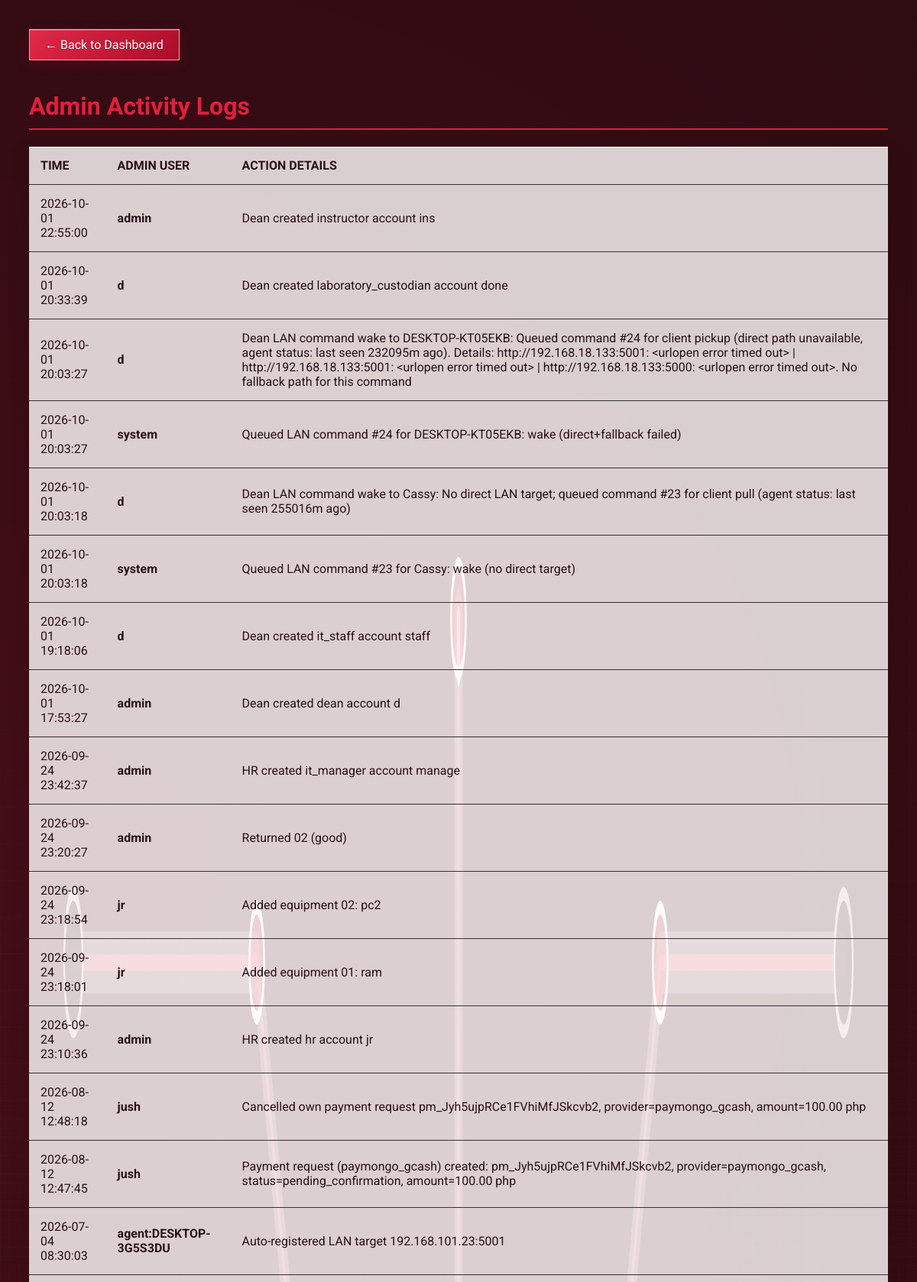
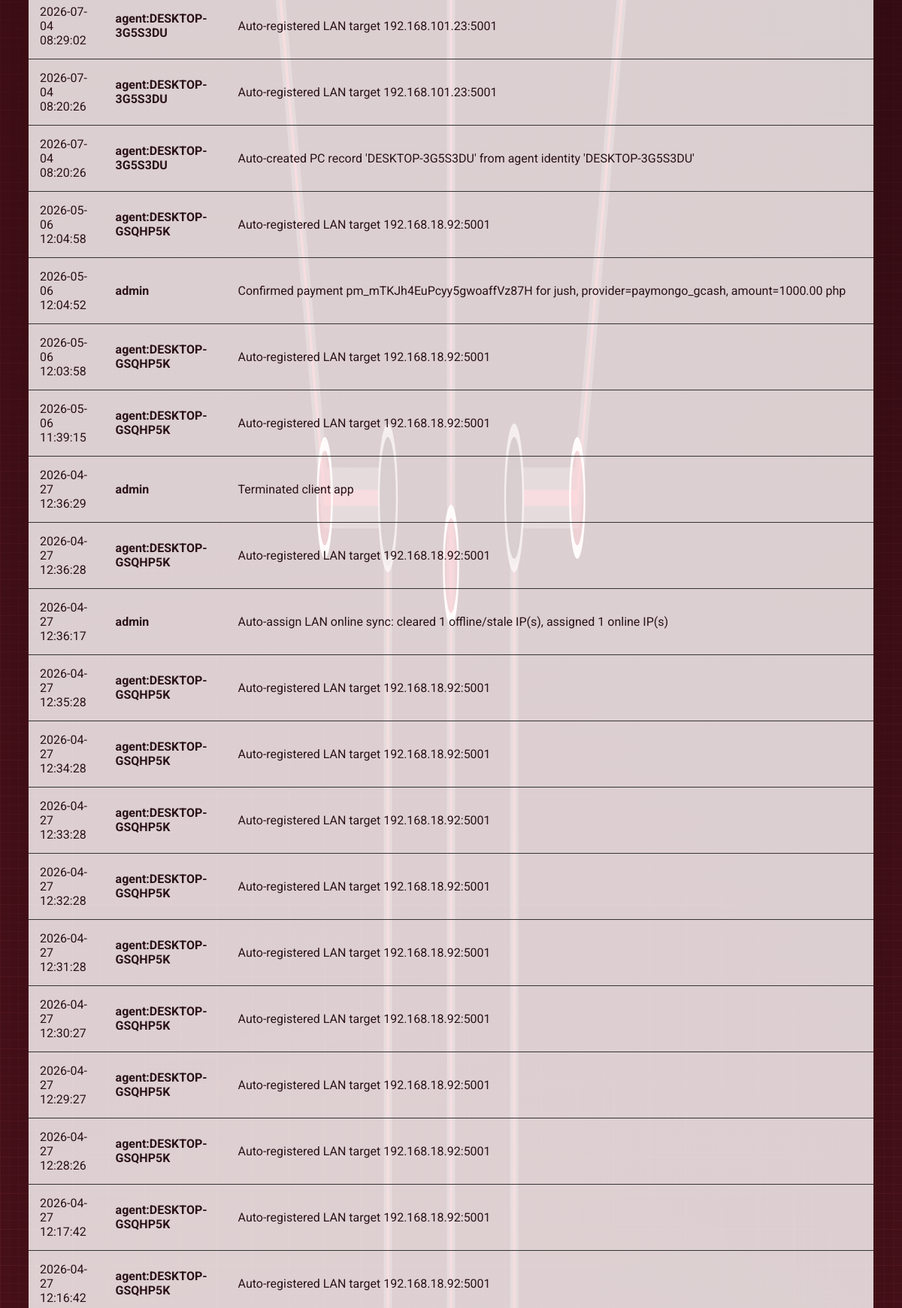
The app's page /logs (signed in, upper part) with its own data (2 pictures, top to bottom).
### app.py (models this page shows)
class AdminLog(db.Model):
    id = db.Column(db.Integer, primary_key=True)
    admin_name = db.Column(db.String(80))
    action = db.Column(db.String(255))
    timestamp = db.Column(db.DateTime, default=datetime.now)

### app.py (the view)
@app.route('/logs')
@login_required
def view_logs():
    if not current_user.is_admin: return redirect(url_for('index'))
    logs = AdminLog.query.order_by(AdminLog.timestamp.desc()).all()
    return render_template('logs.html', logs=logs)

### app.py (called while the page is built, shortened)
@login_manager.user_loader
def load_user(user_id):
    return db.session.get(User, int(user_id))

@app.before_request
def bootstrap_schema():
    if not getattr(app, "_schema_ready", False):
        initialize_database()

@app.before_request
def allow_mobile_api_preflight():
    normalized_path = (request.path or "").rstrip("/")
    if request.method != "OPTIONS":
        return None

@app.after_request
def add_mobile_api_cors_headers(response):
    normalized_path = (request.path or "").rstrip("/")
    if normalized_path == "/api/server-info" or normalized_path == "/api/mobile/pairing" or normalized_path.startswith("/api/mobile/"):
        response.headers.setdefault("Access-Control-Allow-Origin", "*")
        response.headers.setdefault("Access-Control-Allow-Headers", "Content-Type, Accept, X-Requested-With")
        response.headers.setdefault("Access-Control-Allow-Methods", "GET, POST, OPTIONS")
    return response

@app.after_request
def apply_equipment_dashboard_theme(response):
    themed_paths = {"/equipment", "/management", "/borrower", "/dean/pcs"}
    if request.path not in themed_paths or "text/html" not in response.content_type:
        return response

def start_periodic_billing():
    global _billing_thread_started
    if _billing_thread_started or BILLING_DISABLED:
        return

@app.before_request
def ensure_billing_started():
    start_periodic_billing()

    @property
    def is_active(self):
        return self.is_active_staff

### templates/logs.html (shortened to what this page needs)
<!DOCTYPE html>
<html lang="en">
<head>
{% include '_dashboard_container_theme.html' %}</head>
<body>
    {% include '_animated_background.html' %}
    <a href="/" class="back-btn">← Back to Dashboard</a>
    <h1>Admin Activity Logs</h1>
    <table>
        <thead>
            <tr>
                <th>Time</th>
                <th>Admin User</th>
                <th>Action Details</th>
            </tr>
        </thead>
        <tbody>
            {% for log in logs %}
            <tr>
                <td>{{ log.timestamp.strftime('%Y-%m-%d %H:%M:%S') }}</td>
                <td style="font-weight: bold; color: white;">{{ log.admin_name }}</td>
                <td>{{ log.action }}</td>
            </tr>
            {% else %}
            <tr>
                <td colspan="3" style="text-align:center; color:#666;">No logs found.</td>
            </tr>
            {% endfor %}
        </tbody>
    </table>
</body>
</html>

### templates/_animated_background.html (shortened to what this page needs)
<div class="cyber-bg" aria-hidden="true">
    <div class="cyber-grid"></div>
</div>

### templates/logs.html (style rules this page uses)
body { background-color: #0b0c15; color: #e0e6ed; font-family: 'Roboto', sans-serif; padding: 30px; }
h1 { font-family: 'Orbitron', sans-serif; color: #e21f3d; border-bottom: 2px solid #e21f3d; padding-bottom: 10px; }
table { width: 100%; border-collapse: collapse; background: #151922; margin-top: 20px; box-shadow: 0 0 20px rgba(226,31,61, 0.1); }
th, td { padding: 15px; text-align: left; border-bottom: 1px solid #333; }
th { color: #e21f3d; text-transform: uppercase; font-family: 'Orbitron', sans-serif; }
.back-btn { display: inline-block; margin-bottom: 20px; color: #ff0055; text-decoration: none; border: 1px solid #ff0055; padding: 10px 20px; font-family: 'Orbitron', sans-serif; }

### templates/_dashboard_container_theme.html (style rules this page uses)
.card,.panel,.pc,.item,.status,.status-item,.wallet-box,.user-guidance, .pairing-card,.pairing-alt-item,.method-option,.summary,.notice,.error-box, .booking-form,.history-row,.history-main,.admin-pc-panel,.admin-tab-panel, .admin-session-charge,.section,.shell,.stat,.payment-card,.room-table, .login-shell,.login-box,.register-box,.register, table { color: #291218; background: rgba(255, 250, 251, .82) !important; border-color: rgba(255, 255, 255, .86) !important; box-shadow: 0 10px 28px rgba(35, 0, 8, .16), inset 0 1px rgba(255, 255, 255, .82); }
.card :is(h1,h2,h3,h4,p,span,small,label,strong,b,td,th,li,div,summary), .panel :is(h1,h2,h3,h4,p,span,small,label,strong,b,td,th,li,div,summary), .pc :is(h1,h2,h3,h4,p,span,small,label,strong,b,td,th,li,div), .item :is(h1,h2,h3,h4,p,span,small,label,strong,b,td,th,li,div), .status :is(h1,h2,h3,h4,p,span,small,label,strong,b,td,th,li,div), .status-item :is(h1,h2,h3,h4,p,span,small,label,strong,b,td,th,li,div), .wallet-box :is(h1,h2,h3,h4,p,span,small,label,strong,b,td,th,li,div), .user-guidance :is(h1,h2,h3,h4,p,span,small,label,strong,b,td,th,li,div), .pairing-card :is(h1,h2,h3,h4,p,span,small,label,strong,b,td,th,li,div), .pairing-alt-item :is(h1,h2,h3,h4,p,span,small,label,strong,b,td,th,li,div), .method-option :is(h1,h2,h3,h4,p,span,small,label,strong,b,td,th,li,div), .summary :is(h1,h2,h3,h4,p,span,small,label,strong,b,td,th,li,div), .notice :is(h1,h2,h3,h4,p,span,small,label,strong,b,td,th,li,div), .error-box :is(h1,h2,h3,h4,p,span,small,label,strong,b,td,th,li,div), .booking-form :is(h1,h2,h3,h4,p,span,small,label,strong,b,td,th,li,div), .history-row :is(h1,h2,h3,h4,p,span,small,label,strong,b,td,th,li,div), .history-main :is(h1,h2,h3,h4,p,span,small,label,strong,b,td,th,li,div), .admin-pc-panel :is(h1,h2,h3,h4,p,span,small,label,strong,b,td,th,li,div), .admin-tab-panel :is(h1,h2,h3,h4,p,span,small,label,strong,b,td,th,li,div), .admin-session-charge :is(h1,h2,h3,h4,p,span,small,label,strong,b,td,th,li,div), .section :is(h1,h2,h3,h4,p,span,small,label,strong,b,td,th,li,div), .shell :is(h1,h2,h3,h4,p,span,small,label,strong,b,td,th,li,div), .stat :is(h1,h2,h3,h4,p,span,small,label,strong,b,td,th,li,div), .payment-card :is(h1,h2,h3,h4,p,span,small,label,strong,b,td,th,li,div), .login-shell :is(h1,h2,h3,h4,p,span,small,label,strong,b,li,div), .login-box :is(h1,h2,h3,h4,p,span,small,label,strong,b,li,div), .register-box :is(h1,h2,h3,h4,p,span,small,label,strong,b,li,div), .register :is(h1,h2,h3,h4,p,span,small,label,strong,b,li,div), table :is(caption,thead,tbody,tfoot,tr,th,td,span,small,strong,b) { color: #291218 !important; text-shadow: none !important; }
.card p,.panel p,.item,.status-label,.status-value,.history-main, td,th,label,.helper,.fine-print,.subtle,.muted,.sub { color: #57373d; }
button,.btn,.back-btn,.del-btn,.warn,.confirm-btn,input[type=submit], .pondo-btn,.quick-amounts button,.history-cancel { color: #fff !important; background: linear-gradient(135deg,#e32948,#a90d29) !important; border: 1px solid #ff9aaa !important; box-shadow: 0 5px 15px rgba(150,5,30,.28),inset 0 1px rgba(255,255,255,.25); text-shadow: 0 1px rgba(50,0,10,.25); }

### records on screen
AdminLog: timestamp "2026-10-01 22:55:00", admin_name "admin", action "Dean created instructor account ins"
AdminLog: timestamp "2026-10-01 20:33:39", admin_name "d", action "Dean created laboratory_custodian account done"
AdminLog: timestamp "2026-10-01 20:03:27", admin_name "d", action "Dean LAN command wake to DESKTOP-KT05EKB: Queued command #24 for client pickup (direct path unavailable, agent status: last seen 232095m ago). Details: http://192.168.18.133:5001: <urlopen error timed out> | http://192.168.18.133:5001: <urlopen error timed out> | http://192.168.18.133:5000: <urlopen error timed out>. No fallback path for this command"
AdminLog: timestamp "2026-10-01 20:03:27", admin_name "system", action "Queued LAN command #24 for DESKTOP-KT05EKB: wake (direct+fallback failed)"
AdminLog: timestamp "2026-10-01 20:03:18", admin_name "d", action "Dean LAN command wake to Cassy: No direct LAN target; queued command #23 for client pull (agent status: last seen 255016m ago)"
AdminLog: timestamp "2026-10-01 20:03:18", admin_name "system", action "Queued LAN command #23 for Cassy: wake (no direct target)"
AdminLog: timestamp "2026-10-01 19:18:06", admin_name "d", action "Dean created it_staff account staff"
AdminLog: timestamp "2026-10-01 17:53:27", admin_name "admin", action "Dean created dean account d"
AdminLog: timestamp "2026-09-24 23:42:37", admin_name "admin", action "HR created it_manager account manage"
AdminLog: timestamp "2026-09-24 23:20:27", admin_name "admin", action "Returned 02 (good)"
AdminLog: timestamp "2026-09-24 23:18:54", admin_name "jr", action "Added equipment 02: pc2"
AdminLog: timestamp "2026-09-24 23:18:01", admin_name "jr", action "Added equipment 01: ram"
AdminLog: timestamp "2026-09-24 23:10:36", admin_name "admin", action "HR created hr account jr"
AdminLog: timestamp "2026-08-12 12:48:18", admin_name "jush", action "Cancelled own payment request pm_Jyh5ujpRCe1FVhiMfJSkcvb2, provider=paymongo_gcash, amount=100.00 php"
AdminLog: timestamp "2026-08-12 12:47:45", admin_name "jush", action "Payment request (paymongo_gcash) created: pm_Jyh5ujpRCe1FVhiMfJSkcvb2, provider=paymongo_gcash, status=pending_confirmation, amount=100.00 php"
AdminLog: timestamp "2026-07-04 08:30:03", admin_name "agent:DESKTOP-3G5S3DU", action "Auto-registered LAN target 192.168.101.23:5001"
AdminLog: timestamp "2026-07-04 08:29:02", admin_name "agent:DESKTOP-3G5S3DU", action "Auto-registered LAN target 192.168.101.23:5001"
AdminLog: timestamp "2026-07-04 08:20:26", admin_name "agent:DESKTOP-3G5S3DU", action "Auto-registered LAN target 192.168.101.23:5001"
AdminLog: timestamp "2026-07-04 08:20:26", admin_name "agent:DESKTOP-3G5S3DU", action "Auto-created PC record 'DESKTOP-3G5S3DU' from agent identity 'DESKTOP-3G5S3DU'"
AdminLog: timestamp "2026-05-06 12:04:58", admin_name "agent:DESKTOP-GSQHP5K", action "Auto-registered LAN target 192.168.18.92:5001"
AdminLog: timestamp "2026-05-06 12:04:52", admin_name "admin", action "Confirmed payment pm_mTKJh4EuPcyy5gwoaffVz87H for jush, provider=paymongo_gcash, amount=1000.00 php"
AdminLog: timestamp "2026-05-06 12:03:58", admin_name "agent:DESKTOP-GSQHP5K", action "Auto-registered LAN target 192.168.18.92:5001"
AdminLog: timestamp "2026-05-06 11:39:15", admin_name "agent:DESKTOP-GSQHP5K", action "Auto-registered LAN target 192.168.18.92:5001"
AdminLog: timestamp "2026-04-27 12:36:29", admin_name "admin", action "Terminated client app"
AdminLog: timestamp "2026-04-27 12:36:28", admin_name "agent:DESKTOP-GSQHP5K", action "Auto-registered LAN target 192.168.18.92:5001"
AdminLog: timestamp "2026-04-27 12:36:17", admin_name "admin", action "Auto-assign LAN online sync: cleared 1 offline/stale IP(s), assigned 1 online IP(s)"
AdminLog: timestamp "2026-04-27 12:35:28", admin_name "agent:DESKTOP-GSQHP5K", action "Auto-registered LAN target 192.168.18.92:5001"
AdminLog: timestamp "2026-04-27 12:34:28", admin_name "agent:DESKTOP-GSQHP5K", action "Auto-registered LAN target 192.168.18.92:5001"
AdminLog: timestamp "2026-04-27 12:33:28", admin_name "agent:DESKTOP-GSQHP5K", action "Auto-registered LAN target 192.168.18.92:5001"
AdminLog: timestamp "2026-04-27 12:32:28", admin_name "agent:DESKTOP-GSQHP5K", action "Auto-registered LAN target 192.168.18.92:5001"
AdminLog: timestamp "2026-04-27 12:31:28", admin_name "agent:DESKTOP-GSQHP5K", action "Auto-registered LAN target 192.168.18.92:5001"
AdminLog: timestamp "2026-04-27 12:30:27", admin_name "agent:DESKTOP-GSQHP5K", action "Auto-registered LAN target 192.168.18.92:5001"
AdminLog: timestamp "2026-04-27 12:29:27", admin_name "agent:DESKTOP-GSQHP5K", action "Auto-registered LAN target 192.168.18.92:5001"
AdminLog: timestamp "2026-04-27 12:28:26", admin_name "agent:DESKTOP-GSQHP5K", action "Auto-registered LAN target 192.168.18.92:5001"
AdminLog: timestamp "2026-04-27 12:17:42", admin_name "agent:DESKTOP-GSQHP5K", action "Auto-registered LAN target 192.168.18.92:5001"
AdminLog: timestamp "2026-04-27 12:16:42", admin_name "agent:DESKTOP-GSQHP5K", action "Auto-registered LAN target 192.168.18.92:5001"
